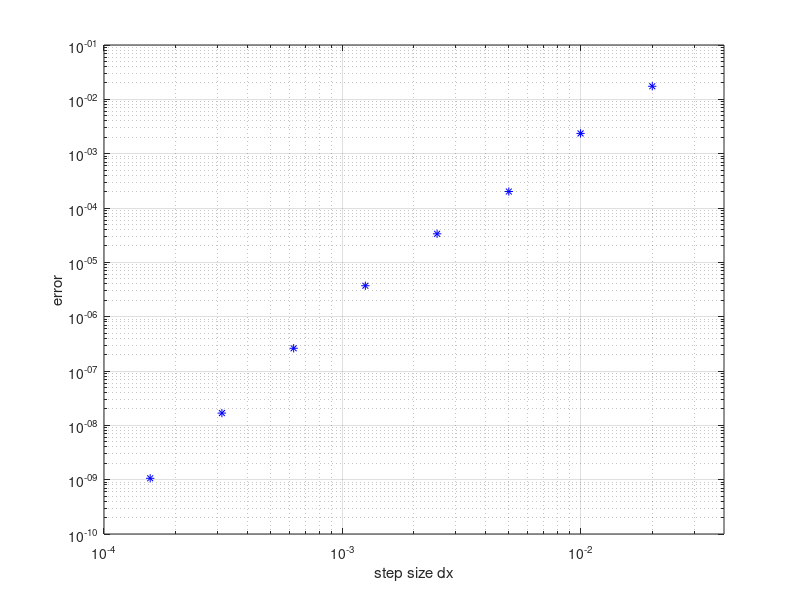
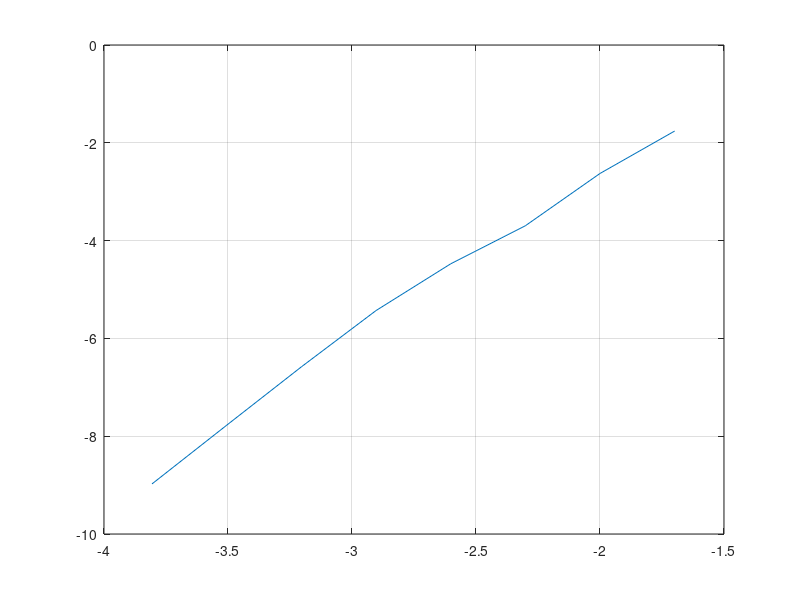

Source code (MATLAB) for these figures, in order:
clear;

% Data vectors
N_vect = [50,      100,     200,     400,     800,     1600,    3200,    6400];
e_vect = [1.74e-2, 2.36e-3, 2.01e-4, 3.35e-5, 3.71e-6, 2.62e-7, 1.68e-8, 1.06e-9];

% Plot the error
figure;
loglog(1./N_vect, e_vect, '*b');
xlim([1e-4, 4e-2]);
ylim([1e-10, 1e-1]);
grid on;
xlabel('step size dx');
ylabel('error');

figure;
plot(log10(1./N_vect), log10(e_vect));
grid on;